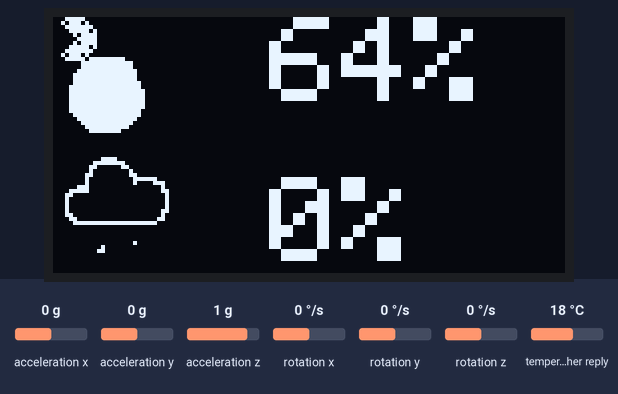
Bench run of a sketch on a simulated ESP32. Shown: 128×64 one-colour display. Inputs (shaded band) come from the test bench; at power-on: acceleration x 0 g, rotation y 0 °/s, acceleration y 0 g, rotation x 0 °/s, acceleration z 1 g, rotation z 0 °/s, temperature in the weather reply 18 °C. WiFi joins after 1.5 s; servers stay silent unless stated; the display library's start-up logo is not drawn; network time is answered at once with the bench clock; uploads are accepted with an empty reply; the local clock reads 2024-03-15 10:24:30 at power-on unless the sketch sets it; web services answer with replies made up by the test bench; what the sketch prints to the serial monitor is not drawn.

Above: at 3.2 s.
3.3 s: acceleration x set to -0.2 g
At 3.42 s:
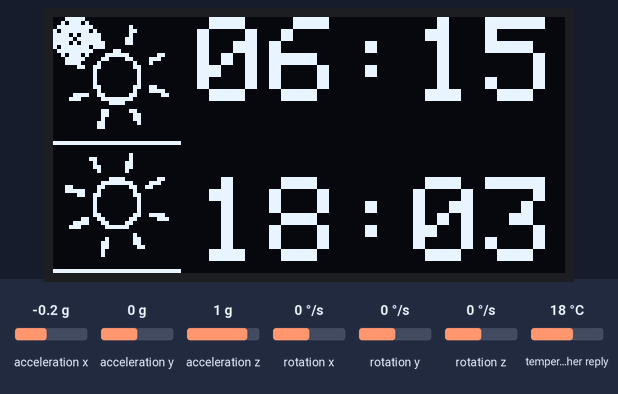
6.0 s: rotation y set to -100 °/s
At 6.12 s:
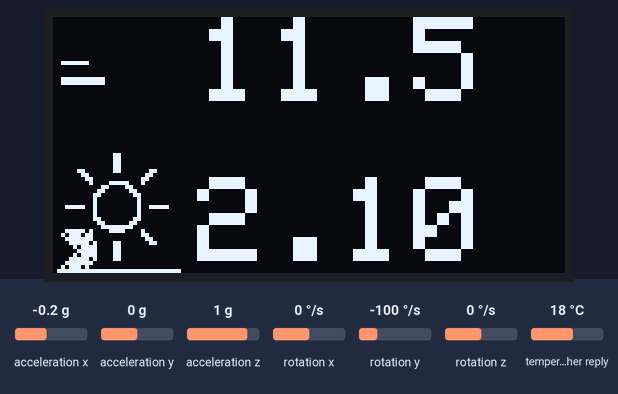
8.9 s: acceleration y set to 1.4 g
At 10.54 s:
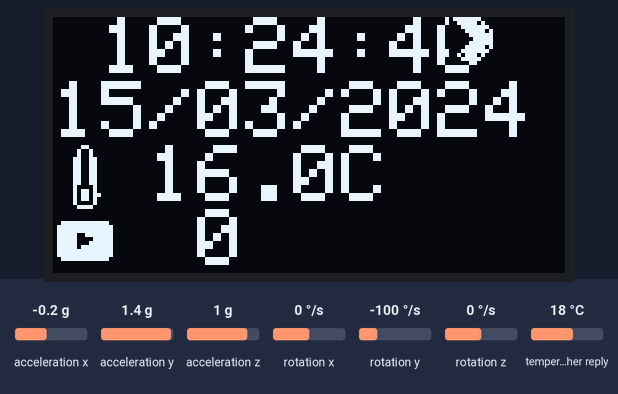
11.9 s: rotation x set to 44 °/s
At 12.51 s:
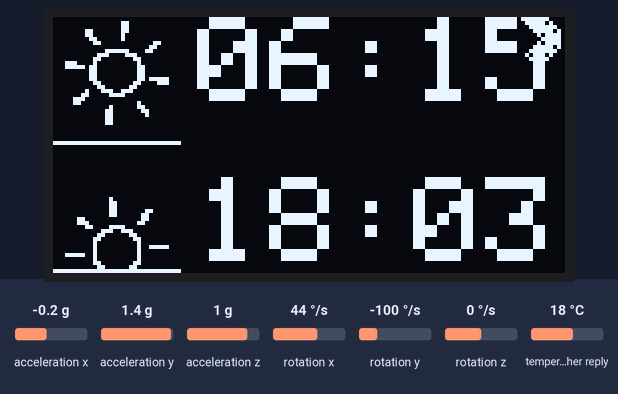
14.9 s: acceleration z set to 0 g
At 15.1 s:
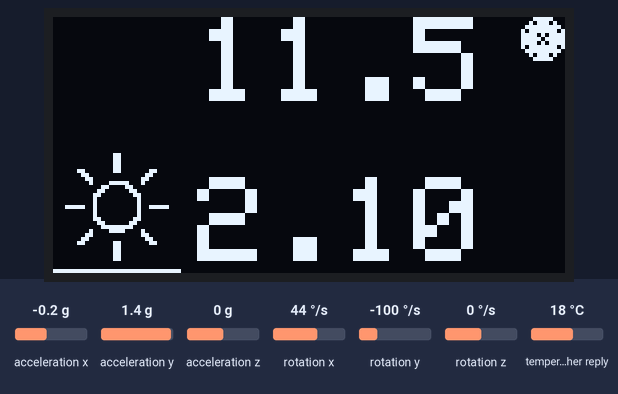
17.9 s: acceleration x set to -1.4 g
At 18.21 s:
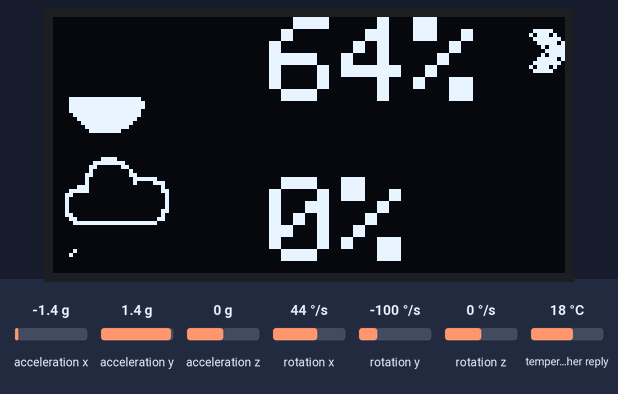

The sketch:

small_oled.ino
```cpp
#include "small_oled.h"

void setup(){
  //Serial.begin(115200);
  my_setup();
}

void loop(){
  my_loop();
}
```

secrets.h
```cpp
#ifndef SECRETS_H
#define SECRETS_H
//Wifi
#define WIFI_NAME "your_wifi_name";        // WiFi Name
#define WIFI_PASSWORD "your_wifi_password";  // WiFi Password
//YouTube
#define YOUTUBE_API_KEY "your_youtube_api_key"; // YouTube API Key
#define CHANNEL_ID "your_channel_id"; // YouTube Channel ID
//Weather
#define LATITUDE "your_latitude"; // Latitude
#define LONGITUDE "your_longitude"; // Longitude

// mpu6050 sensor use the mpu clibration script to find the offsets
// not really sensitive but I know you wouldn't notice it otherwise
#define AccXOffset 0.1816
#define AccYOffset -0.0175
#define AccZOffset -0.0062

#define GyroXOffset -3.1579
#define GyroYOffset 0.6320
#define GyroZOffset -0.0010

// NTP Server change this to your local NTP server
#define NTP_ADDRESS  "1.asia.pool.ntp.org"

// uncomment to see packy jumping around
#define KEEP_PACKY_ALIVE
#endif
```

small_oled.cpp
```cpp
#include "small_oled.h"
#include "logos.h"
#include "secrets.h"


WiFiClient wifiClient;

// WiFi
const char* ssid     = WIFI_NAME;             //WiFi Name
const char* password = WIFI_PASSWORD;         // WiFi Password
//YouTube
const char* youtubeApiKey = YOUTUBE_API_KEY;
const char* channelId = CHANNEL_ID;
//Weather
const char* lat = LATITUDE;
const char* lon = LONGITUDE;

// global variables
unsigned long timer = 0;
double x, y, past_x, past_y;
double ax, ay;
float temp;
float past_z;
int curr_pages_awake = 0;
int dir_x = 1;
int time_on_screen = 0;
int curr_page = 0;
int curr_day;
int subscriberCount;
int to_sub_flag, to_temp_flag;
int monthDay;
int currentMonth;
int currentYear;
int currentHour;
int dead_packy_counter;
int next_page_flag = 0;
DynamicJsonDocument doc(4096);
String formattedTime;
time_t epochTime;
struct tm *ptm;
Adafruit_SSD1306 display(SCREEN_WIDTH, SCREEN_HEIGHT, &Wire, OLED_RESET);
MPU6050 mpu(Wire);
WiFiUDP ntpUDP;
NTPClient timeClient(ntpUDP, NTP_ADDRESS, NTP_OFFSET, NTP_INTERVAL);

void getSubscriberCount() {
  if (WiFi.status() == WL_CONNECTED) {
    HTTPClient http;
    String url = String("https://www.googleapis.com/youtube/v3/channels?part=statistics&id=") + channelId + "&key=" + youtubeApiKey;
    http.begin(url);

    int httpResponseCode = http.GET();
    if (httpResponseCode > 0) {
      String payload = http.getString();

      DynamicJsonDocument doc2(1024);
      deserializeJson(doc2, payload);

      subscriberCount = doc2["items"][0]["statistics"]["subscriberCount"].as<int>();
      Serial.print("Subscriber Count: ");
      Serial.println(subscriberCount);
    } else {
      Serial.print("HTTP Error code: ");
      Serial.println(httpResponseCode);
    }

    http.end();
  } else {
    Serial.println("WiFi Disconnected");
  }
}

void get_temp(){
    if (WiFi.status() == WL_CONNECTED) {
    HTTPClient http;
    String url = String("https://api.open-meteo.com/v1/forecast?latitude=") + lat + "&longitude=" + lon + "&current=wind_speed_10m&hourly=temperature_2m,relative_humidity_2m,rain,visibility&daily=sunrise,sunset,uv_index_max&timezone=auto&forecast_days=1";
    http.begin(url);
    int httpResponseCode = http.GET();
    if (httpResponseCode > 0) {
      doc.clear();
      String payload = http.getString();
      // Parse the temperature value from the JSON response

      deserializeJson(doc, payload);
      Serial.println("Weather:     ");
      Serial.println(payload);
      float temperature = doc["hourly"]["temperature_2m"][0];
      Serial.println(temperature);
      // Update the display with the fetched temperature
    } else {
      Serial.print("HTTP Error code: ");
      Serial.println(httpResponseCode);
    }
    http.end();
  } else {
    Serial.println("WiFi Disconnected");
  }
}

void reset_screen(){
  display.clearDisplay();
  display.setCursor(0, 0);
}

void show_logo_animation(int place, uint8_t* animated_logo){
  display.drawBitmap(0, place *32, animated_logo, 32, 32, 1);
}

void show_page(int page){
  if(page == 0){
    //timeClient.update();
    display.print(" ");
    display.println(formattedTime);
    //display.print(" "); display.print(monthDay);display.print("/");display.print(currentMonth);display.print("/");display.print(currentYear);
    display.printf("%02d/%02d/%04d", monthDay, currentMonth, currentYear);
    display.drawBitmap(0, 32, temp_logo, 16, 16, 2);
    if(doc["hourly"]["temperature_2m"].size() >= currentHour + 1){
    display.printf("  %.1fC", doc["hourly"]["temperature_2m"][currentHour].as<float>()); display.println("");
    } else {
      to_temp_flag = 1;
    }
    display.drawBitmap(0, 48, youtube_logo, 16, 16, 2);
    display.printf("   %d", subscriberCount);
  } else if(page <= ANIMATIONS){
    show_animation(page - 1);
  } else {
    show_stock(page - ANIMATIONS -1);
  }
}

void show_animation(int num){
  static int frame = 0;
  char *junk, *time;
  char *dateStr;
  frame++;
  if(frame > 50)
    frame=0;
  display.setTextSize(3);
  switch(num){
    case 0:
      // temprature visability
      show_logo_animation(0, weather[frame%28]);
      if(doc["hourly"]["temperature_2m"].size() >= currentHour + 1){
        display.printf("  %.1fC", doc["hourly"]["temperature_2m"][currentHour].as<float>()); display.println("");
      } else {
        to_temp_flag = 1;
      }
      display.setTextSize(2);
      display.println("");
      display.setTextSize(3);
      show_logo_animation(1, visability_logo[frame%28]);
      if(doc["hourly"]["visibility"].size() >= currentHour + 1){
        display.printf("  %d", doc["hourly"]["visibility"][currentHour].as<int>()); display.println("");
      } else {
        to_temp_flag = 1;
      }
      break;
    case 1:
      // humidity rain
      show_logo_animation(0, humidity[frame%28]);
      if(doc["hourly"]["relative_humidity_2m"].size() >= currentHour + 1){
        display.printf("   %d%%", doc["hourly"]["relative_humidity_2m"][currentHour].as<int>()); display.println("");
      } else {
        to_temp_flag = 1;
      }
      display.setTextSize(2);
      display.println("");
      display.setTextSize(3);
      show_logo_animation(1, rain[frame%28]);
      if(doc["hourly"]["rain"].size() >= currentHour + 1){
        display.printf("   %d%%", doc["hourly"]["rain"][currentHour].as<int>()); display.println("");
      } else {
        to_temp_flag = 1;
      }
      break;
    case 2:
      show_logo_animation(0, sunrise[frame%28]);
      if(doc["daily"]["sunrise"].size() > 0){
        String sunriseTime = doc["daily"]["sunrise"][0].as<String>();
        char sunriseTimeStr[sunriseTime.length() + 1];
        sunriseTime.toCharArray(sunriseTimeStr, sunriseTime.length() + 1);
        char* tPosition = strchr(sunriseTimeStr, 'T') + 1;
        Serial.println(tPosition);
        display.print("  "); display.print(tPosition); display.println("");
      } else {
        to_temp_flag = 1;
      }
      display.setTextSize(2);
      display.println("");
      display.setTextSize(3);
      show_logo_animation(1, sunrise[27 - frame%28]);
      if(doc["daily"]["sunset"].size() > 0){
        String sunriseTime = doc["daily"]["sunset"][0].as<String>();
        char sunriseTimeStr[sunriseTime.length() + 1];
        sunriseTime.toCharArray(sunriseTimeStr, sunriseTime.length() + 1);
        char* tPosition = strchr(sunriseTimeStr, 'T') + 1;
        Serial.println(tPosition);
        display.print("  "); display.print(tPosition); display.println("");
      } else {
        to_temp_flag = 1;
      }
      break;
    case 3:
      // UV wind speed
      show_logo_animation(0, wind[frame%28]);
      if(doc["current"]["wind_speed_10m"].as<float>()  > -1){
        display.printf("  %.1f", doc["current"]["wind_speed_10m"].as<float>()); display.println("");
      } else {
        to_temp_flag = 1;
      }
      display.setTextSize(2);
      display.println("");
      display.setTextSize(3);
      show_logo_animation(1, sunrise[27]);
      if(doc["daily"]["uv_index_max"].size() > 0){
        display.printf("  %.2f", doc["daily"]["uv_index_max"][0].as<float>()); display.println("");
      } else {
        to_temp_flag = 1;
      }
      break;
    default:
      show_logo_animation(0, visability_logo[0]);
      break;
  }
  display.setTextSize(2);
}

void show_stock(int num){

}

void update_time(){
  unsigned long currentMillis = millis();
  bool updated = false;

  while (millis() - currentMillis < 1000) {
    if (timeClient.update()) {
      updated = true;
      break;
    }
  }

  if (updated) {
    Serial.println("Time updated");
    Serial.println(timeClient.getFormattedTime());
  } else {
    reset_wifi();
  }
  //timeClient.update();
}

void reset_wifi(){
  Serial.println("Resetting WiFi");
  WiFi.disconnect();
  delay(1000);
  WiFi.begin(ssid, password);
  int i = 0;
  while (WiFi.status() != WL_CONNECTED) {
    Serial.print(".");
    reset_screen();
    display.fillRect(5, 40, (i++)*3, 10, 1);
    i = i > 40 ? 0 : i;
    display.setCursor(0, 0);
    display.print("Connecting to ");
    display.println(ssid);
    display.display();
    delay(300);
  }
  Serial.println("WiFi reconnected");
  update_time();
}

void my_setup(){
  //Wire.begin(SDA, SCL);
  Serial.println();
  Serial.println();
  Serial.print("Connecting to ");
  Serial.println(ssid);
  WiFi.begin(ssid, password);

  // display stuff
  if(!display.begin(SSD1306_SWITCHCAPVCC, SCREEN_ADDRESS)) {
    Serial.println(F("SSD1306 allocation failed"));
    for(;;); // Don't proceed, loop forever
  }
  // Show initial display buffer contents on the screen --
  // the library initializes this with an Adafruit splash screen.
  display.display();
  display.setTextSize(1);
  display.setTextColor(SSD1306_WHITE);

  // making sure we are connected to wifi
  int i = 0;
  while (WiFi.status() != WL_CONNECTED){
  Serial.print(".");
  reset_screen();
  display.fillRect(5, 40, (i++)*3, 10, 1);
  i = i > 40 ? 0 : i;
  display.setCursor(0, 0);
  display.print("Connecting to ");
  display.println(ssid);
  display.display();
  delay(300);
  }

  // after succesfull connection we print this
  Serial.println("");
  Serial.println("WiFi connected.");
  Serial.println("IP address: ");
  Serial.println(WiFi.localIP());
  reset_screen();
  display.println("WiFi connected.");
  display.println("IP address: ");
  display.println(WiFi.localIP());
  display.println("Beginnig calibration");
  display.display();

  // starting up the NTP, Wire and MPU connection
  timeClient.begin();
  byte status = mpu.begin();
  Serial.print(F("MPU6050 status: "));
  Serial.println(status);
  while(status!=0){ } // stop everything if could not connect to MPU6050
  /*
  Serial.println(F("Calculating offsets, do not move MPU6050"));
  delay(500);
  mpu.calcOffsets(); // gyro and accelero
  Serial.println("Done!\n");
  */

  mpu.setAccOffsets(AccXOffset, AccYOffset, AccZOffset);
  mpu.setGyroOffsets(GyroXOffset, GyroYOffset, GyroZOffset);

  // getting all the relavent data
  //get_temp();
  getSubscriberCount();
  update_time();

  // setting up the scren
  reset_screen();
  display.setTextSize(2);             // Normal 1:1 pixel scale
  display.setTextColor(SSD1306_WHITE);        // Draw white text
  curr_page = 0;

  past_x = 0;
  past_y = 0;
  dead_packy_counter = 0;
}

void my_loop(){
  // reset screen
  reset_screen();

  // updating MPU
  mpu.update();   // updating the mpu(Gyro)

  // setting up the NTP variables
  formattedTime = timeClient.getFormattedTime();
  epochTime = timeClient.getEpochTime();
  struct tm *ptm = gmtime ((time_t *)&epochTime);
  monthDay = ptm->tm_mday;
  currentMonth = ptm->tm_mon+1;
  currentYear = ptm->tm_year+1900;
  currentHour = ptm->tm_hour;

  // after a day we get the new forcast
  if(curr_day != monthDay){
    curr_day = monthDay;
    get_temp();
    to_temp_flag = 0;
    update_time();
  }

  // calculating packy's movement
  float accAngleX = mpu.getAccAngleX();  // calculated from accelerometer
  float accAngleY = mpu.getAccAngleY();

  float gyroX = mpu.getGyroX();  // degrees/sec
  float gyroY = mpu.getGyroY();

  float alpha = 0.95;  // Complementary filter weight

  // Integrate gyro data (gyroX and gyroY are in deg/sec, DT in ms)
  ax = alpha * (ax + gyroX * DT * 0.001) + (1 - alpha) * accAngleX;
  ay = alpha * (ay + gyroY * DT * 0.001) + (1 - alpha) * accAngleY;


  x = x + 0.5 * ax * DT * DT * 0.001;
  y = y + 0.5 * ay * DT * DT * 0.005;
  x = x > RAD ? x : RAD;
  x = x < 128 - RAD ? x : 128 - RAD - 1;
  y = y > RAD ? y : RAD;
  y = y < 64 - RAD ? y : 64 - RAD - 1;


  if(y == RAD || y == 64 - RAD - 1)
    ay = -ay * 0.5;
  if(x == RAD || x == 128 - RAD - 1)
    ax = -ax * 0.7;


  if(y == RAD){
    next_page_flag = 1;
  }
  // after ALLOWED * DT ms the screen changes back to screen 0
  if (time_on_screen >= ALLOWED){
    if(to_temp_flag){
      get_temp();
      to_temp_flag = 0;
    }
    time_on_screen = 0;
    curr_page = 0;
    curr_pages_awake++;
    if(curr_pages_awake >= ALOOWED_AWAKE){
      delay(1000);
      curr_pages_awake = 0;
      Serial.println("Waking up");
      getSubscriberCount();
    }
  }

  if((time_on_screen % 5) == 0){
    if(next_page_flag){
      curr_page = (curr_page + 1) % (ANIMATIONS+1);
      next_page_flag = 0;
    }
  }
  // showing current screen
  show_page(curr_page);

  #ifdef KEEP_PACKY_ALIVE
  // direction of packy
  if(ax > 0){
    dir_x = 1;
  } else {
    dir_x = -1;
  }

  if(past_x == x && past_y == y){
    dead_packy_counter++;
  }
  else{
    dead_packy_counter = 0;
  }

  if(dead_packy_counter < 5000){
    // drawing packy
    for(int i = 1; i <= RAD; i++)
      display.drawCircle((int)x, (int)y , i, 1);
    if((time_on_screen / 10) % 2 == 0){
      for(int i = 0; i <= RAD; i ++){
        for(int j = 0; j <= RAD - i; j++){
          display.drawPixel(x + dir_x * (j+i), y + j, 0);
          display.drawPixel(x + dir_x * (j+i), y - j, 0);
        }
      }
    }
  }
  past_x = x;
  past_y = y;
  #endif


  display.display();
  time_on_screen++;
  delay(DT);
}
```

small_oled.h
```cpp
#ifndef SMALL_OLED_H
#define SMALL_OLED_H

#include <Arduino.h>
#include <SPI.h>
#include <Wire.h>
#include <Adafruit_GFX.h>
#include <Adafruit_SSD1306.h>
#include <MPU6050_light.h>
//#include <ESP8266WiFi.h>
#include <WiFi.h>
#include <SPI.h>
#include <NTPClient.h>
#include <WiFiUdp.h>
//#include <ESP8266HTTPClient.h>
#include <HTTPClient.h>
#include <ArduinoJson.h>

#define NTP_OFFSET  10800 // In seconds
#define NTP_INTERVAL 60 * 1000   // In miliseconds
#define SCREEN_WIDTH 128 // OLED display width, in pixels
#define SCREEN_HEIGHT 64 // OLED display height, in pixels
#define OLED_RESET     -1 // Reset pin # (or -1 if sharing Arduino reset pin)
#define SCREEN_ADDRESS 0x3C ///< See datasheet for Address; 0x3D for 128x64, 0x3C for 128x32
#define ALLOWED 10000  // number of frames until page changes
#define ALOOWED_AWAKE 20 // number of page switches before sleep
#define RAD 5
#define DT 20
#define PAGES 10
#define ANIMATIONS 4
#define SDA 21
#define SCL 22

void getSubscriberCount();
void get_temp();
void reset_screen();
void my_setup();
void my_loop();
void show_page(int page);
void show_animation(int num);
void show_stock(int num);
void show_logo_animation(int place, uint8_t* animated_logo);
void update_time();
void reset_wifi();
#endif
```

Source omitted: logos.h (data table, 148375 bytes)

Measured:
- the behaviour switches between 0 and -0.1 g on acceleration x (found by bisection; images 0 and 1)
- after the input at 14.9 s, the display: changes at once (image 5)
